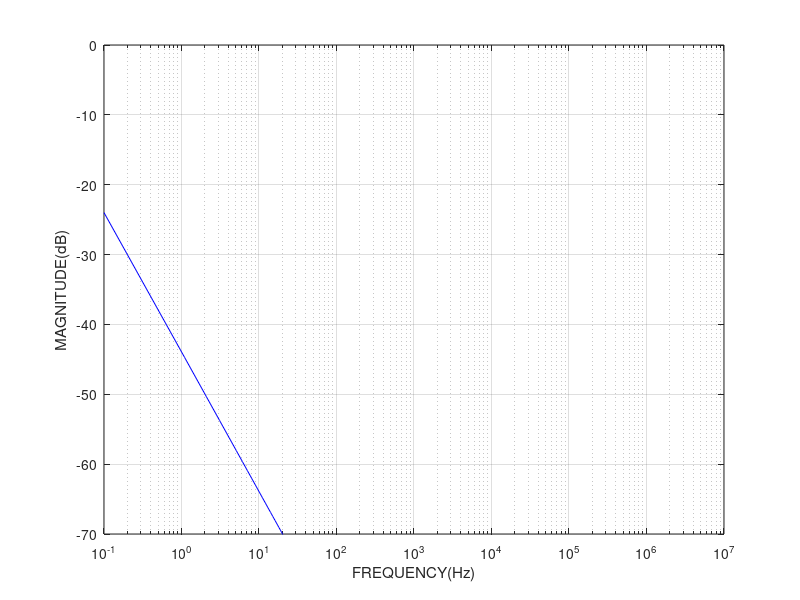
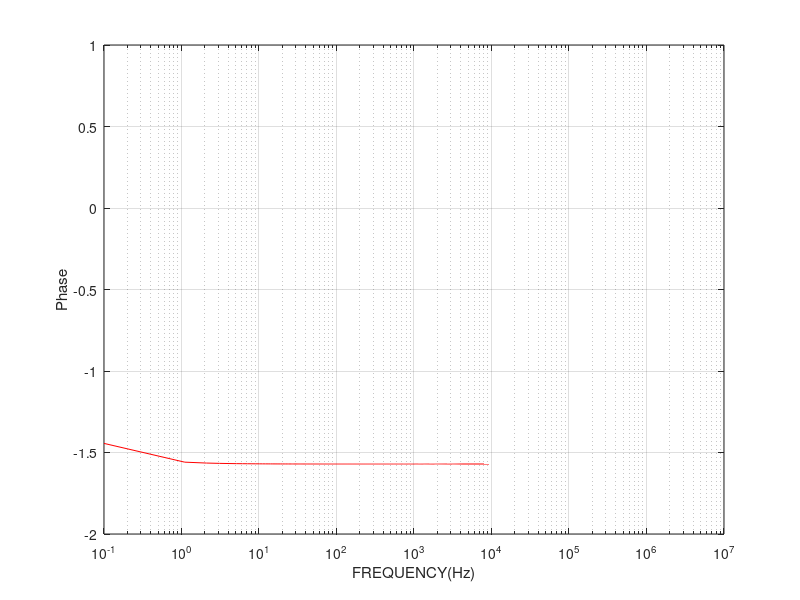

Source code (MATLAB) for these figures, in order:
%responsetest: mathlab02.m
%Create: 19/01/2021, 08.05
%Modify: 26/01/2021, 16.15
%01076003 Circuits and Electronics (Laboratory)
%Laboratory 2nd: Basic to Circuit Analysis by MATLAB
%การทดลองที่ 2: การวิเคราะห์วงจรไฟฟ้าด้วย MATLAB เบื้องต้น
%อาจารย์ผู้สอน: ผศ.สรพงษ์ วชิรรัตนพรกุล
%Lecturer: Asst.Porf. SORAPONG WACHIRARATTANAPORNKUL

%ผู้ทำการทดลอง: จุไรรัตน์ แดงพวงไพบูลย์
%รหัสนักศึกษา: 63010159
%การวิเคราะห์หาผลการตอบสนองทางความถี่ และทางเฟส

clear all;
clc;

V1=input('Please insert value of Voltage Source V1 = ');
R1=input('Please insert value of The Resister R1 = ');
C1=input('Please insert value of The Capacitor C1 = ');
RL=input('Please insert value of The Resister Load RL = ');

%w=10e2:10e3:10e7;
w=10e-2:10e-1:10e6;
w1=w.*(2.*pi);
s=1i*w1;

n1=1/R1;
d1=((1/R1)+(1/RL)+(s.*C1));

tr1=20.*log10(abs(n1./d1));
pr1=angle(n1./d1);

figure(1)
semilogx(w,tr1,'b'),...
%axis([10e2 10e7 -80 -20]),...
axis([0 10e6 -70 0]),...
xlabel('FREQUENCY(Hz)'),...
ylabel('MAGNITUDE(dB)'),...
grid

figure(2)
semilogx(w,pr1,'r')
%axis([10e2 10e7 -10 5]),...
axis([0 10e6 -2 1]),...
xlabel('FREQUENCY(Hz)'),...
ylabel('Phase'),...
grid